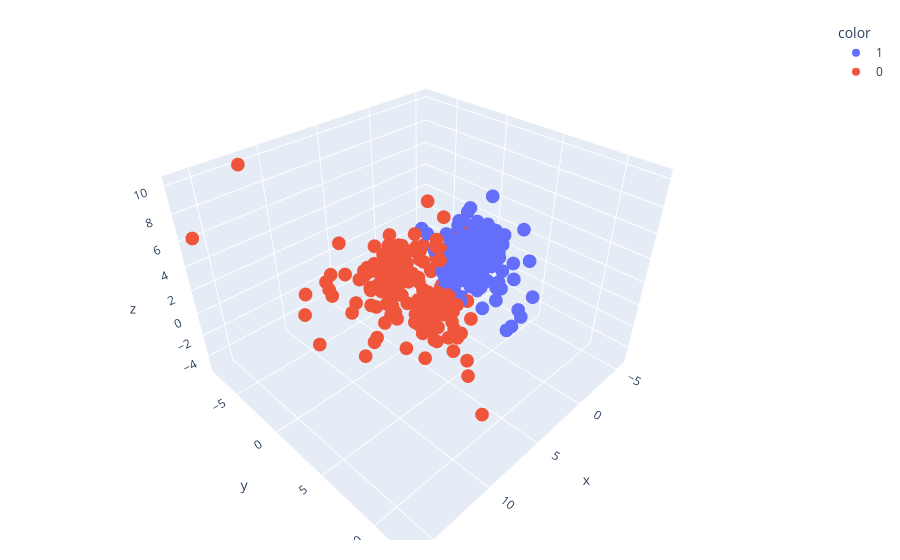

Here is the notebook cell this chart was saved with:
### Code cell
y_train_trf = y_train.astype(str)
fig = px.scatter_3d(new_df, x = X_train_pca[:,0], y = X_train_pca[:,1], z = X_train_pca[:,2],
                   color = y_train_trf)

fig.update_layout(margin = dict(l=20, r=20, t=20, b=20))
fig.show()

### Figure 1 — Plotly figure (JSON) as saved in the notebook; plotly's stock layout.template omitted (floating-point values rounded to 4 significant figures; data arrays with more than 128 entries replaced by an {"elided": "..."} marker saying what was removed)
{"data": [{"hovertemplate": "color=1<br>x=%{x}<br>y=%{y}<br>z=%{z}<extra></extra>", "legendgroup": "1", "marker": {"color": "#636efa", "symbol": "circle"}, "mode": "markers", "name": "1", "scene": "scene", "showlegend": true, "type": "scatter3d", "x": {"elided": "286 float values"}, "y": {"elided": "286 float values"}, "z": {"elided": "286 float values"}}, {"hovertemplate": "color=0<br>x=%{x}<br>y=%{y}<br>z=%{z}<extra></extra>", "legendgroup": "0", "marker": {"color": "#EF553B", "symbol": "circle"}, "mode": "markers", "name": "0", "scene": "scene", "showlegend": true, "type": "scatter3d", "x": {"elided": "169 float values"}, "y": {"elided": "169 float values"}, "z": {"elided": "169 float values"}}], "layout": {"legend": {"title": {"text": "color"}, "tracegroupgap": 0}, "margin": {"b": 20, "l": 20, "r": 20, "t": 20}, "scene": {"domain": {"x": [0, 1], "y": [0, 1]}, "xaxis": {"title": {"text": "x"}}, "yaxis": {"title": {"text": "y"}}, "zaxis": {"title": {"text": "z"}}}}}
